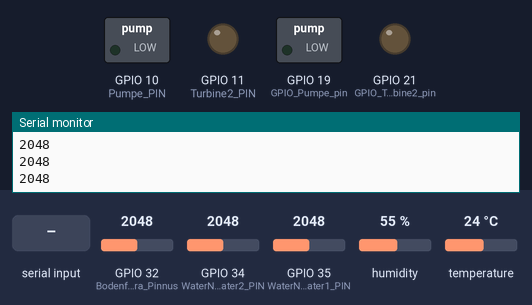
A sketch run on a simulated ESP32-S3. Parts: switched loads named in the sketch (green lamp = pin HIGH), output pins drawn as LEDs (lit = HIGH), the last lines printed to the serial monitor. The inputs (shaded band) are chosen by the test bench; at power-on: GPIO 32 (BodenfeuchtigkeitsSensora_Pinnus) = 2048, GPIO 34 (WaterNoWater2_PIN) = 2048, GPIO 35 (WaterNoWater1_PIN) = 2048, humidity 55 %, temperature 24 °C.

Above: at 4.8 s.
4.9 s: "90,45\n" received over Serial
At 7.4 s:
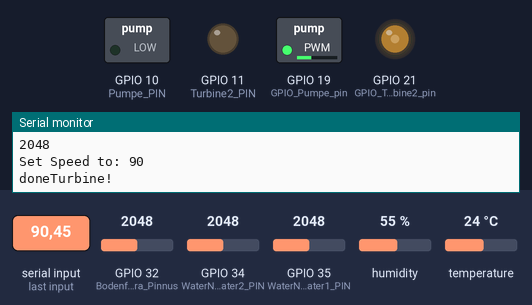
9.5 s: "30,150\n" received over Serial
At 13.3 s:
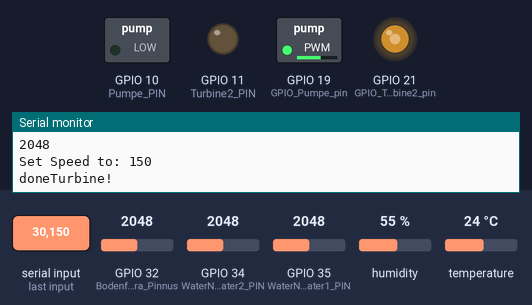
13.6 s: "200\n" received over Serial
At 14.8 s:
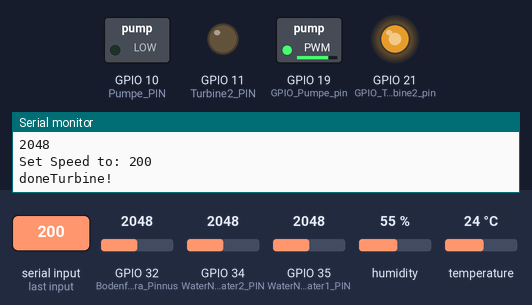
16.6 s: "90\n" received over Serial
At 19.3 s:
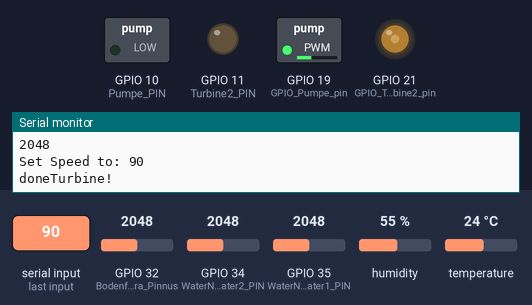
Timing chart, 0 to 20.7 s (numbered marks = the images above; inputs shaded):
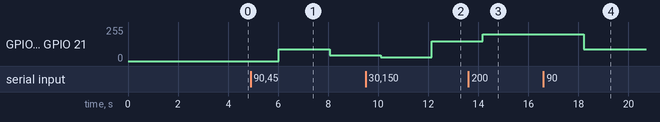

The sketch:

SHAB_-_05_-_Pumpe.ino
```cpp
//----- TemperatureSensor -----
  // Example testing sketch for various DHT humidity/temperature sensors written by ladyada
  // REQUIRES the following Arduino libraries:
  // - DHT Sensor Library: https://github.com/adafruit/DHT-sensor-library
  // - Adafruit Unified Sensor Lib: https://github.com/adafruit/Adafruit_Sensor

  #include "DHT.h"

  #define DHTPIN 4     // Digital pin connected to the DHT sensor
  // Feather HUZZAH ESP8266 note: use pins 3, 4, 5, 12, 13 or 14 --
  // Pin 15 can work but DHT must be disconnected during program upload.

  // Uncomment whatever type you're using!
  //#define DHTTYPE DHT11   // DHT 11
  #define DHTTYPE DHT22   // DHT 22  (AM2302), AM2321
  //#define DHTTYPE DHT21   // DHT 21 (AM2301)

  // Connect pin 1 (on the left) of the sensor to +5V
  // NOTE: If using a board with 3.3V logic like an Arduino Due connect pin 1
  // to 3.3V instead of 5V!
  // Connect pin 2 of the sensor to whatever your DHTPIN is
  // Connect pin 4 (on the right) of the sensor to GROUND
  // Connect a 10K resistor from pin 2 (data) to pin 1 (power) of the sensor
  DHT dht(DHTPIN, DHTTYPE);


//----- BodenfeuchtigkeitsSensor -----
  #define BodenfeuchtigkeitsSensora_Pinnus 32


//----- WasserDaWasserWegSensor -----
  #define WaterNoWater1_PIN 35
  #define WaterNoWater2_PIN 34

//----- Turbine -----
  //int Turbine1_PIN = 11;
  int turbnieValue = 0;
  //int GPIO_Turbine1_pin=21;
  int Turbine_Ch=1;
  int Turbine_Freq=1000;
  int Turbine_Res=8;

  int Turbine2_PIN = 11;
  int GPIO_Turbine2_pin=21;


//----- Pumpe -----

  int Pumpe_PIN = 10;
  int pumpeValue = 0;
  int GPIO_Pumpe_pin=19;
  int Pumpe_Ch=1;           // int Pumpe_Ch=2;
  int Pumpe_Freq=1000;
  int Pumpe_Res=8;


void setup() {

Serial.begin(9600);

//----- TemperatureSensor -----
  dht.begin();

//----- Turbine -----
  //pinMode(Turbine1_PIN,OUTPUT);
  pinMode(Pumpe_PIN,OUTPUT);
  pinMode(Turbine2_PIN,OUTPUT);
  Serial.println("Send a value between 0 and 255");
  //ledcAttachPin(GPIO_Turbine1_pin, Turbine_Ch);
  ledcAttachPin(GPIO_Turbine2_pin, Turbine_Ch);
  ledcAttachPin(GPIO_Pumpe_pin, Turbine_Ch);
  ledcSetup(Turbine_Ch, Turbine_Freq, Turbine_Res);


//----- Pumpe -----


}

void loop() {

  delay(2000);

//----- TemperatureSensor -----
  // Reading temperature or humidity takes about 250 milliseconds!
  // Sensor readings may also be up to 2 seconds 'old' (its a very slow sensor)
  float humiditaVallus = dht.readHumidity();
  // Read temperature as Celsius (the default)
  float temperaturaVallus = dht.readTemperature();

  if (isnan(humiditaVallus) || isnan(temperaturaVallus)) {
    Serial.println(F("Failed to read from DHT sensor!"));
    return;
  }

  // Compute heat index in Celsius (isFahreheit = false)
  //float hic = dht.computeHeatIndex(t, h, false);

  Serial.print(F("Humidity: "));
  Serial.print(humiditaVallus);
  Serial.print(F("%  Temperature: "));
  Serial.print(temperaturaVallus);
  Serial.print(F("°C "));
  Serial.print('\n');
//----- END TemperatureSensor -----


//----- BodenfeuchtigkeitsSensor -----
  int mudVallus = analogRead(BodenfeuchtigkeitsSensora_Pinnus);
  Serial.println(mudVallus);
//----- END BodenfeuchtigkeitsSensor -----


//----- WasserDaWasserWegSensor -----
  int waterNoWater1Value = analogRead(WaterNoWater1_PIN);
  int waterNoWater2Value = analogRead(WaterNoWater2_PIN);
  Serial.println(waterNoWater1Value);
  Serial.println(waterNoWater2Value);
//----- END WasserDaWasserWegSensor -----


//----- Turbine -----
  if (Serial.available() > 1) {
      turbnieValue =  Serial.parseInt();
      Serial.print("Set Speed to: ");
      Serial.println(turbnieValue);
      ledcWrite(Turbine_Ch, turbnieValue);
      Serial.println("doneTurbine!");
  }
//----- END Turbine -----


//----- Pumpe -----
//  if (Serial.available() > 1) {
//      pumpeValue =  Serial.parseInt();
//      Serial.println(pumpeValue);
//      ledcWrite(Pumpe_Ch, pumpeValue);
//      Serial.println("donePump!");
//  }
//----- END Pumpe -----
}
```

Measured:
- after the input at 4.9 s, GPIO 19 (GPIO_Pumpe_pin), GPIO 21 (GPIO_Turbine2_pin): 0/255 → 90/255 after 1.1 s, → 45/255 2.0 s later
- after the input at 9.5 s, GPIO 19 (GPIO_Pumpe_pin), GPIO 21 (GPIO_Turbine2_pin): 45/255 → 30/255 after 0.60 s, → 149/255 2.0 s later
- after the input at 13.6 s, GPIO 19 (GPIO_Pumpe_pin), GPIO 21 (GPIO_Turbine2_pin): 149/255 → 199/255 after 0.57 s
- after the input at 16.6 s, GPIO 19 (GPIO_Pumpe_pin), GPIO 21 (GPIO_Turbine2_pin): 199/255 → 90/255 after 1.6 s
